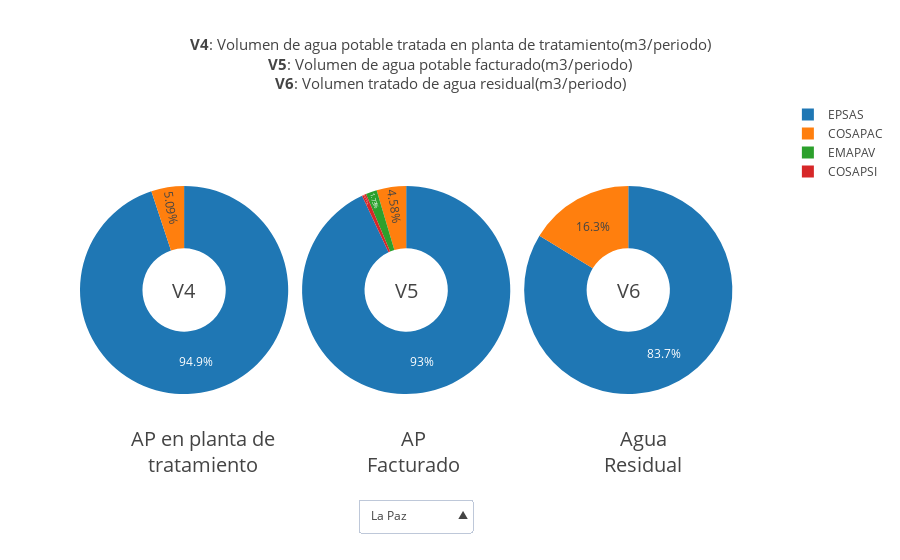

The code cell stored with this chart in its notebook:
### Code cell
crdf = complete_reports_df

category = 'A'
state = 'SC'

variables = ['v4', 'v5', 'v6']
states = ['LP', 'SC', 'CO', 'PO', 'BE', 'TA', 'CH', 'PA', 'OR']

state_name_map = {
    'LP': 'La Paz',
    'SC': 'Santa Cruz',
    'CO': 'Cochabamba',
    'PO': 'Potosí',
    'BE': 'Beni',
    'TA': 'Tarija',
    'CH': 'Chuquisaca',
    'PA': 'Pando',
    'OR': 'Oruro', 
}

def get_domain(var):
    if var == 'v4':
        return {"x": [0, .30]}
    if var == 'v5':
        return {"x": [.32, .62]}
    else:
        return {"x": [.64, .94]}
        
def get_visible_list(state):
    state_map = {'LP': 0, 'SC': 1, 'CO': 2, 
                 'PO': 3, 'BE': 4, 'TA': 5,
                 'CH': 5, 'PA': 7, 'OR': 8}
    
    offset = state_map[state]
    
    base_array = [0 for i in range(9)]
    base_array[offset] = 1
    
    big_true = [True for i in range(3)]
    big_false = [False for i in range(3)]
    
    nested_array = [big_true if x == 1 else big_false for x in base_array]
    
    return [x for l in nested_array for x in l]

data = []

for state in states:
    filtered_df = crdf[(crdf.state == state) & (crdf.year == 2017)]
    visible = True if state == 'LP' else False
    for var in variables:
        data.append(dict(
            values=list(filtered_df[var]),
            labels=list(filtered_df.code),
            type='pie',
            hole=.4,
            textposition='inside',
            name=var,
            domain=get_domain(var),
            hoverinfo='label+value+percent+name',
            visible=visible,
        ))


var4 = variables_df[variables_df.var_id == 4]
var5 = variables_df[variables_df.var_id == 5]
var6 = variables_df[variables_df.var_id == 6]

v4name = var4.name.iloc[0]
v5name = var5.name.iloc[0]
v6name = var6.name.iloc[0]

v4unit = var4.unit.iloc[0]
v5unit = var5.unit.iloc[0]
v6unit = var6.unit.iloc[0]

updatemenus = [dict(
    active=0,
    xanchor='left',
    yanchor='top',
    direction='up',
    x= .4,
    y= -0.05,
    buttons = [dict(
        label=f'{state_name_map[state]}',
        method='update', # modify both data and layout
        args = [
            {'visible': get_visible_list(state)}, # data modification
            # layout modification
            dict(
#                 title= make_title(ind),
#                 xaxis= make_x_axis(cat),
#                 yaxis= make_y_axis(ind),
#                 shapes= make_shapes(ind),
            ),
        ],
    ) for state in states]
)]


layout = dict(
    updatemenus = updatemenus,
    title = f'<b>V4</b>: {v4name}({v4unit})<br><b>V5</b>: {v5name}({v5unit})<br><b>V6</b>: {v6name}({v6unit})',
    titlefont = dict(size=15),
    annotations = [dict(
        font=dict(size=20),
        showarrow=False,
        text='V4',
        x=0.13,
        y=0.5,
    ), dict(
        font=dict(size=20),
        showarrow=False,
        text='V5',
        x=0.47,
        y=0.5,
    ), dict(
        font=dict(size=20),
        showarrow=False,
        text='V6',
        x=0.81,
        y=0.5,
    ), dict(
        font=dict(size=20),
        showarrow=False,
        text='AP en planta de<br>tratamiento',
        x=0.07,
        y=0,
    ), dict(
        font=dict(size=20),
        showarrow=False,
        text='AP<br>Facturado',
        x=0.48,
        y=0,
    ), dict(
        font=dict(size=20),
        showarrow=False,
        text='Agua<br>Residual',
        x=0.87,
        y=0,
    )]
)

fig = go.Figure(data=data, layout=layout)
iplot(fig)

### Figure 1 — Plotly figure (JSON) as saved in the notebook; plotly's stock layout.template omitted (floating-point values rounded to 4 significant figures)
{"data": [{"domain": {"x": [0, 0.3]}, "hole": 0.4, "hoverinfo": "label+value+percent+name", "labels": ["COSAPAC", "COSAPSI", "EMAPAV", "EPSAS"], "name": "v4", "textposition": "inside", "type": "pie", "uid": "75c06778-d08c-11e8-b7a9-f0761c9f65e1", "values": [3974821, null, null, 74107562], "visible": true}, {"domain": {"x": [0.32, 0.62]}, "hole": 0.4, "hoverinfo": "label+value+percent+name", "labels": ["COSAPAC", "COSAPSI", "EMAPAV", "EPSAS"], "name": "v5", "textposition": "inside", "type": "pie", "uid": "75c06779-d08c-11e8-9b8b-f0761c9f65e1", "values": [2511648, 359433, 947706, 50989110], "visible": true}, {"domain": {"x": [0.64, 0.94]}, "hole": 0.4, "hoverinfo": "label+value+percent+name", "labels": ["COSAPAC", "COSAPSI", "EMAPAV", "EPSAS"], "name": "v6", "textposition": "inside", "type": "pie", "uid": "75c0677a-d08c-11e8-9d3d-f0761c9f65e1", "values": [2488320, null, null, 12806400], "visible": true}, {"domain": {"x": [0, 0.3]}, "hole": 0.4, "hoverinfo": "label+value+percent+name", "labels": ["6 DE OCTUBRE", "AGUAYSES", "CAPCHI", "COMAYO", "COOPAGUAB", "COOPAGUAS", "COOPAPPI", "COOPLAN", "COOPLIM", "COOSIV", "COOSPELCAR", "COSAJO", "COSAJU", "COSAP", "COSCHAL", "COSEPCO", "COSEPFA", "COSEPUR", "COSEPW", "COSFAL", "COSIMBO", "COSMIN", "COSMOL", "COSMON", "COSPAIL", "COSPAS", "COSPHUL", "COSPOL", "COSPUGEBUL", "COSSAJA", "FLORIDA", "JOROCHITO", "LA GUARDIA", "LA PORTEÑA", "SAGUAPAC", "SAJUBA", "SEAPAS"], "name": "v4", "textposition": "inside", "type": "pie", "uid": "75c0677b-d08c-11e8-b9ea-f0761c9f65e1", "values": [790840, null, null, null, null, null, null, null, null, 1139000.0, null, null, null, null, null, 331407, null, 1010448, null, null, null, null, null, 601275, null, null, null, null, null, 517934, 311040, null, null, null, null, null, null], "visible": false}, {"domain": {"x": [0.32, 0.62]}, "hole": 0.4, "hoverinfo": "label+value+percent+name", "labels": ["6 DE OCTUBRE", "AGUAYSES", "CAPCHI", "COMAYO", "COOPAGUAB", "COOPAGUAS", "COOPAPPI", "COOPLAN", "COOPLIM", "COOSIV", "COOSPELCAR", "COSAJO", "COSAJU", "COSAP", "COSCHAL", "COSEPCO", "COSEPFA", "COSEPUR", "COSEPW", "COSFAL", "COSIMBO", "COSMIN", "COSMOL", "COSMON", "COSPAIL", "COSPAS", "COSPHUL", "COSPOL", "COSPUGEBUL", "COSSAJA", "FLORIDA", "JOROCHITO", "LA GUARDIA", "LA PORTEÑA", "SAGUAPAC", "SAJUBA", "SEAPAS"], "name": "v5", "textposition": "inside", "type": "pie", "uid": "75c0677c-d08c-11e8-8961-f0761c9f65e1", "values": [953274, 121755, 124103, 560000, 291237, 6692738, 3300345, 6081134, 416884, 1173087, 1549465, 122208, 655409, 1336120, 926741, 313181, 193379, 667525, 1256756, 301575, 516427, 707252, 5196232, 513717, 3765127, 262387, 960074, 763096, 1199669, 313181, 327605, 145184, 646348, 680453, 62099378, 3242927, 852818], "visible": false}, {"domain": {"x": [0.64, 0.94]}, "hole": 0.4, "hoverinfo": "label+value+percent+name", "labels": ["6 DE OCTUBRE", "AGUAYSES", "CAPCHI", "COMAYO", "COOPAGUAB", "COOPAGUAS", "COOPAPPI", "COOPLAN", "COOPLIM", "COOSIV", "COOSPELCAR", "COSAJO", "COSAJU", "COSAP", "COSCHAL", "COSEPCO", "COSEPFA", "COSEPUR", "COSEPW", "COSFAL", "COSIMBO", "COSMIN", "COSMOL", "COSMON", "COSPAIL", "COSPAS", "COSPHUL", "COSPOL", "COSPUGEBUL", "COSSAJA", "FLORIDA", "JOROCHITO", "LA GUARDIA", "LA PORTEÑA", "SAGUAPAC", "SAJUBA", "SEAPAS"], "name": "v6", "textposition": "inside", "type": "pie", "uid": "75c0677d-d08c-11e8-be57-f0761c9f65e1", "values": [null, null, null, 250000, null, 4256186, null, null, null, 133597, null, null, null, null, 371750, null, null, 314200.0, null, null, null, 455200.0, 4131000.0, 464800.0, 1702182, null, null, 401800.0, 341640, null, 61685, null, 327542, null, 51850440, null, 466100.0], "visible": false}, {"domain": {"x": [0, 0.3]}, "hole": 0.4, "hoverinfo": "label+value+percent+name", "labels": ["ASOAPAL", "CAPSCH", "COLOMI", "COOAPASH", "EMAPAS", "JASAP", "SEMAPA"], "name": "v4", "textposition": "inside", "type": "pie", "uid": "75c0677e-d08c-11e8-bbb8-f0761c9f65e1", "values": [null, null, null, null, 382900.0, null, 11630000.0], "visible": false}, {"domain": {"x": [0.32, 0.62]}, "hole": 0.4, "hoverinfo": "label+value+percent+name", "labels": ["ASOAPAL", "CAPSCH", "COLOMI", "COOAPASH", "EMAPAS", "JASAP", "SEMAPA"], "name": "v5", "textposition": "inside", "type": "pie", "uid": "75c0677f-d08c-11e8-aba0-f0761c9f65e1", "values": [101624, 703272, null, null, 755868, null, 13584591], "visible": false}, {"domain": {"x": [0.64, 0.94]}, "hole": 0.4, "hoverinfo": "label+value+percent+name", "labels": ["ASOAPAL", "CAPSCH", "COLOMI", "COOAPASH", "EMAPAS", "JASAP", "SEMAPA"], "name": "v6", "textposition": "inside", "type": "pie", "uid": "75c06780-d08c-11e8-9193-f0761c9f65e1", "values": [null, 204984, 276825, 188340, 857800.0, 18720, 9944000.0], "visible": false}, {"domain": {"x": [0, 0.3]}, "hole": 0.4, "hoverinfo": "label+value+percent+name", "labels": ["AAPOS", "BUSTILLO", "CAPU", "EMPSAAT", "EMSABAV"], "name": "v4", "textposition": "inside", "type": "pie", "uid": "75c06781-d08c-11e8-bb32-f0761c9f65e1", "values": [6054358, null, null, 126144, 381600.0], "visible": false}, {"domain": {"x": [0.32, 0.62]}, "hole": 0.4, "hoverinfo": "label+value+percent+name", "labels": ["AAPOS", "BUSTILLO", "CAPU", "EMPSAAT", "EMSABAV"], "name": "v5", "textposition": "inside", "type": "pie", "uid": "75c06782-d08c-11e8-9fe9-f0761c9f65e1", "values": [5873400, 1166000.0, 601472, 884286, 914631], "visible": false}, {"domain": {"x": [0.64, 0.94]}, "hole": 0.4, "hoverinfo": "label+value+percent+name", "labels": ["AAPOS", "BUSTILLO", "CAPU", "EMPSAAT", "EMSABAV"], "name": "v6", "textposition": "inside", "type": "pie", "uid": "75c06783-d08c-11e8-b73f-f0761c9f65e1", "values": [null, null, null, 2662000.0, 353200.0], "visible": false}, {"domain": {"x": [0, 0.3]}, "hole": 0.4, "hoverinfo": "label+value+percent+name", "labels": ["CAPAG", "COAPASB", "COATRI", "SAMAPAR", "SEMAPAR"], "name": "v4", "textposition": "inside", "type": "pie", "uid": "75c06784-d08c-11e8-b150-f0761c9f65e1", "values": [2048810, null, 1982032, null, null], "visible": false}, {"domain": {"x": [0.32, 0.62]}, "hole": 0.4, "hoverinfo": "label+value+percent+name", "labels": ["CAPAG", "COAPASB", "COATRI", "SAMAPAR", "SEMAPAR"], "name": "v5", "textposition": "inside", "type": "pie", "uid": "75c06785-d08c-11e8-9774-f0761c9f65e1", "values": [1758478, null, 1573583, 592415, 550637], "visible": false}, {"domain": {"x": [0.64, 0.94]}, "hole": 0.4, "hoverinfo": "label+value+percent+name", "labels": ["CAPAG", "COAPASB", "COATRI", "SAMAPAR", "SEMAPAR"], "name": "v6", "textposition": "inside", "type": "pie", "uid": "75c06786-d08c-11e8-a27a-f0761c9f65e1", "values": [null, null, 2651000.0, null, null], "visible": false}, {"domain": {"x": [0, 0.3]}, "hole": 0.4, "hoverinfo": "label+value+percent+name", "labels": ["COSAALT", "EMAAB", "EMAPYC", "MANCHACO"], "name": "v4", "textposition": "inside", "type": "pie", "uid": "75c06787-d08c-11e8-8a30-f0761c9f65e1", "values": [8702000.0, 2842650, 668600.0, 2664000.0], "visible": false}, {"domain": {"x": [0.32, 0.62]}, "hole": 0.4, "hoverinfo": "label+value+percent+name", "labels": ["COSAALT", "EMAAB", "EMAPYC", "MANCHACO"], "name": "v5", "textposition": "inside", "type": "pie", "uid": "75c06788-d08c-11e8-a349-f0761c9f65e1", "values": [9549000.0, 2245693, 2253000.0, 3034068], "visible": false}, {"domain": {"x": [0.64, 0.94]}, "hole": 0.4, "hoverinfo": "label+value+percent+name", "labels": ["COSAALT", "EMAAB", "EMAPYC", "MANCHACO"], "name": "v6", "textposition": "inside", "type": "pie", "uid": "75c06789-d08c-11e8-a3a7-f0761c9f65e1", "values": [9523872, 1705590, 2114000.0, 1929000.0], "visible": false}, {"domain": {"x": [0, 0.3]}, "hole": 0.4, "hoverinfo": "label+value+percent+name", "labels": ["COSEPP", "COSERCA", "ELAPAS"], "name": "v4", "textposition": "inside", "type": "pie", "uid": "75c0678a-d08c-11e8-ab54-f0761c9f65e1", "values": [null, 268167, 10650000.0], "visible": false}, {"domain": {"x": [0.32, 0.62]}, "hole": 0.4, "hoverinfo": "label+value+percent+name", "labels": ["COSEPP", "COSERCA", "ELAPAS"], "name": "v5", "textposition": "inside", "type": "pie", "uid": "75c0678b-d08c-11e8-b277-f0761c9f65e1", "values": [119645, 321277, 8988303], "visible": false}, {"domain": {"x": [0.64, 0.94]}, "hole": 0.4, "hoverinfo": "label+value+percent+name", "labels": ["COSEPP", "COSERCA", "ELAPAS"], "name": "v6", "textposition": "inside", "type": "pie", "uid": "75c0678c-d08c-11e8-bb81-f0761c9f65e1", "values": [null, null, 4376000.0], "visible": false}, {"domain": {"x": [0, 0.3]}, "hole": 0.4, "hoverinfo": "label+value+percent+name", "labels": ["EPSA COBIJA"], "name": "v4", "textposition": "inside", "type": "pie", "uid": "75c0678d-d08c-11e8-a27a-f0761c9f65e1", "values": [2838240], "visible": false}, {"domain": {"x": [0.32, 0.62]}, "hole": 0.4, "hoverinfo": "label+value+percent+name", "labels": ["EPSA COBIJA"], "name": "v5", "textposition": "inside", "type": "pie", "uid": "75c0678e-d08c-11e8-965e-f0761c9f65e1", "values": [2011000.0], "visible": false}, {"domain": {"x": [0.64, 0.94]}, "hole": 0.4, "hoverinfo": "label+value+percent+name", "labels": ["EPSA COBIJA"], "name": "v6", "textposition": "inside", "type": "pie", "uid": "75c0678f-d08c-11e8-9974-f0761c9f65e1", "values": [null], "visible": false}, {"domain": {"x": [0, 0.3]}, "hole": 0.4, "hoverinfo": "label+value+percent+name", "labels": ["COAPAS VINTO", "EMAPA", "SELA", "SMAPA"], "name": "v4", "textposition": "inside", "type": "pie", "uid": "75c06790-d08c-11e8-b5d0-f0761c9f65e1", "values": [null, 243300.0, null, null], "visible": false}, {"domain": {"x": [0.32, 0.62]}, "hole": 0.4, "hoverinfo": "label+value+percent+name", "labels": ["COAPAS VINTO", "EMAPA", "SELA", "SMAPA"], "name": "v5", "textposition": "inside", "type": "pie", "uid": "75c06791-d08c-11e8-850a-f0761c9f65e1", "values": [108060, 268396, 7679524, null], "visible": false}, {"domain": {"x": [0.64, 0.94]}, "hole": 0.4, "hoverinfo": "label+value+percent+name", "labels": ["COAPAS VINTO", "EMAPA", "SELA", "SMAPA"], "name": "v6", "textposition": "inside", "type": "pie", "uid": "75c06792-d08c-11e8-88b1-f0761c9f65e1", "values": [null, null, null, null], "visible": false}], "layout": {"annotations": [{"font": {"size": 20}, "showarrow": false, "text": "V4", "x": 0.13, "y": 0.5}, {"font": {"size": 20}, "showarrow": false, "text": "V5", "x": 0.47, "y": 0.5}, {"font": {"size": 20}, "showarrow": false, "text": "V6", "x": 0.81, "y": 0.5}, {"font": {"size": 20}, "showarrow": false, "text": "AP en planta de<br>tratamiento", "x": 0.07, "y": 0}, {"font": {"size": 20}, "showarrow": false, "text": "AP<br>Facturado", "x": 0.48, "y": 0}, {"font": {"size": 20}, "showarrow": false, "text": "Agua<br>Residual", "x": 0.87, "y": 0}], "title": "<b>V4</b>: Volumen de agua potable tratada en planta de tratamiento(m3/periodo)<br><b>V5</b>: Volumen de agua potable facturado(m3/periodo)<br><b>V6</b>: Volumen tratado de agua residual(m3/periodo)", "titlefont": {"size": 15}, "updatemenus": [{"active": 0, "buttons": [{"args": [{"visible": [true, true, true, false, false, false, false, false, false, false, false, false, false, false, false, false, false, false, false, false, false, false, false, false, false, false, false]}, {}], "label": "La Paz", "method": "update"}, {"args": [{"visible": [false, false, false, true, true, true, false, false, false, false, false, false, false, false, false, false, false, false, false, false, false, false, false, false, false, false, false]}, {}], "label": "Santa Cruz", "method": "update"}, {"args": [{"visible": [false, false, false, false, false, false, true, true, true, false, false, false, false, false, false, false, false, false, false, false, false, false, false, false, false, false, false]}, {}], "label": "Cochabamba", "method": "update"}, {"args": [{"visible": [false, false, false, false, false, false, false, false, false, true, true, true, false, false, false, false, false, false, false, false, false, false, false, false, false, false, false]}, {}], "label": "Potosí", "method": "update"}, {"args": [{"visible": [false, false, false, false, false, false, false, false, false, false, false, false, true, true, true, false, false, false, false, false, false, false, false, false, false, false, false]}, {}], "label": "Beni", "method": "update"}, {"args": [{"visible": [false, false, false, false, false, false, false, false, false, false, false, false, false, false, false, true, true, true, false, false, false, false, false, false, false, false, false]}, {}], "label": "Tarija", "method": "update"}, {"args": [{"visible": [false, false, false, false, false, false, false, false, false, false, false, false, false, false, false, true, true, true, false, false, false, false, false, false, false, false, false]}, {}], "label": "Chuquisaca", "method": "update"}, {"args": [{"visible": [false, false, false, false, false, false, false, false, false, false, false, false, false, false, false, false, false, false, false, false, false, true, true, true, false, false, false]}, {}], "label": "Pando", "method": "update"}, {"args": [{"visible": [false, false, false, false, false, false, false, false, false, false, false, false, false, false, false, false, false, false, false, false, false, false, false, false, true, true, true]}, {}], "label": "Oruro", "method": "update"}], "direction": "up", "x": 0.4, "xanchor": "left", "y": -0.05, "yanchor": "top"}]}}
